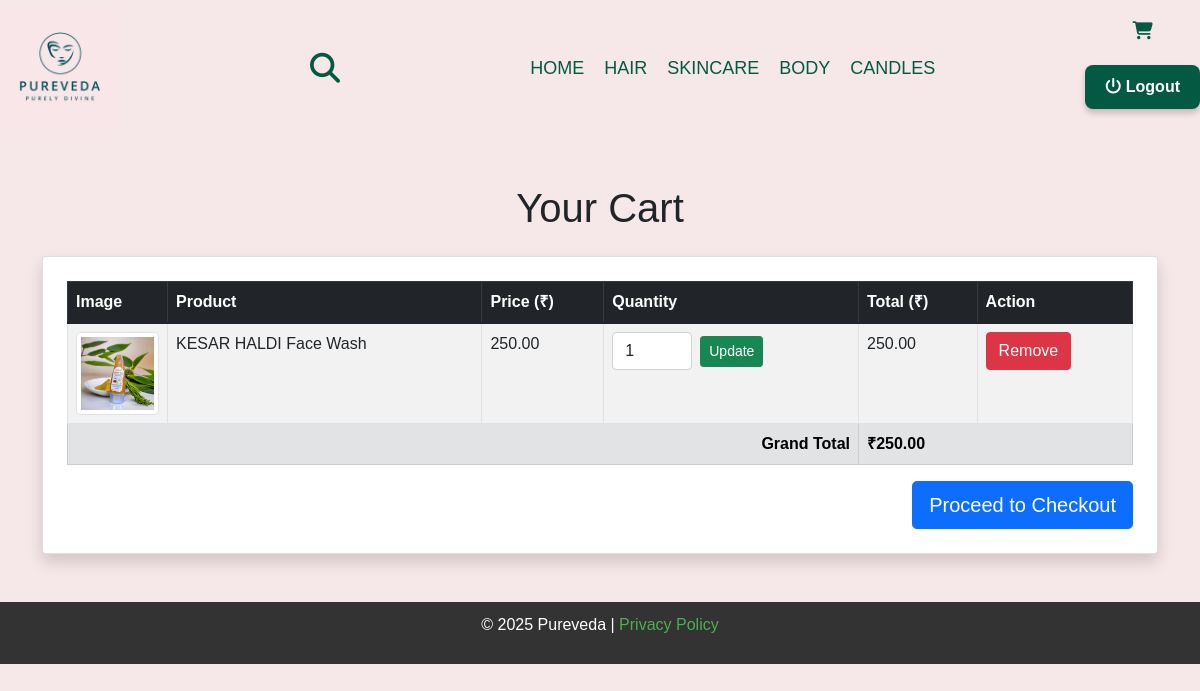
/cart.php (signed in), run on the app's committed database.
### tables this page shows
CREATE TABLE `cart` (
  `cart_id` int(11) NOT NULL,
  `user_id` int(11) NOT NULL,
  `product_id` int(11) NOT NULL,
  `quantity` int(11) NOT NULL
);

CREATE TABLE `products` (
  `product_id` int(11) NOT NULL,
  `name` varchar(255) NOT NULL,
  `description` text NOT NULL,
  `price` decimal(10,2) NOT NULL,
  `image` varchar(255) NOT NULL,
  `stock` int(11) NOT NULL,
  `category_id` int(11) NOT NULL
);

### cart.php (the view, shortened to what this page needs)
<?php
include('config.php');
$user_id = $_SESSION['user_id'];
$query = "SELECT  cart_id AS cart_id, p.name, p.image, p.price, c.quantity
          FROM cart c
          INNER JOIN products p ON c.product_id = p.product_id
          WHERE c.user_id = ?";
$stmt = $conn->prepare($query);
$stmt->bind_param("i", $user_id);
if (!$stmt->execute()) {
    die("Error executing query: " . $stmt->error);
}
$result = $stmt->get_result();
?>
<!DOCTYPE html>
<html lang="en">
<head>
    <link href="https://cdn.jsdelivr.net/npm/bootstrap@5.1.3/dist/css/bootstrap.min.css" rel="stylesheet">
    <link rel="stylesheet" href="https://cdnjs.cloudflare.com/ajax/libs/font-awesome/6.7.2/css/all.min.css" />
    <link rel="stylesheet" href="public/css/custom.css">
</head>
<body>
<?php include('components/header.php'); ?>
<div class="container my-5">
    <h1 class="text-center mb-4">Your Cart</h1>
    <?php if ($result->num_rows > 0): ?>
        <div class="card shadow p-4">
            <div class="table-responsive">
                <table class="table table-striped table-bordered">
                    <thead class="table-dark">
                        <tr>
                            <th>Image</th>
                            <th>Product</th>
                            <th>Price (₹)</th>
                            <th>Quantity</th>
                            <th>Total (₹)</th>
                            <th>Action</th>
                        </tr>
                    </thead>
                    <tbody>
                    <?php
                    $grand_total = 0;
                    while ($row = $result->fetch_assoc()):
                        $product_image = htmlspecialchars($row['image']);
                        $product_name = htmlspecialchars($row['name']);
                        $price = is_numeric($row['price']) ? $row['price'] : 0;
                        $quantity = is_numeric($row['quantity']) ? $row['quantity'] : 0;
                        $total = $price * $quantity;
                        $grand_total += $total;
                    ?>
                        <tr>
                            <td style="width:100px;"><img src="<?= $product_image ?>" class="img-thumbnail small-image" alt="Product Image"></td>
                            <td><?= $product_name; ?></td>
                            <td><?= number_format($price, 2); ?></td>
                            <td>
                                <form action="update_cart.php" method="POST" class="d-flex align-items-center">
                                    <input type="number" name="quantity" class="form-control me-2" value="<?= $quantity; ?>" min="1" required style="width: 80px;">
                                    <button type="submit" class="btn btn-success btn-sm">Update</button>
                                </form>
                            </td>
                            <td><?= number_format($total, 2); ?></td>
                            <td>
                                <form action="delete_from_cart.php" method="POST">
                                    <button type="submit" class="btn btn-danger">Remove</button>
                                </form>
                            </td>
                        </tr>
                    <?php endwhile; ?>
                    <tr class="table-secondary">
                        <td colspan="4" class="text-end"><strong>Grand Total</strong></td>
                        <td colspan="2" class="text-start"><strong>₹<?= number_format($grand_total, 2); ?></strong></td>
                    </tr>
                    </tbody>
                </table>
            </div>
            <div class="text-end">
                <a href="checkout.php" class="btn btn-primary btn-lg">Proceed to Checkout</a>
            </div>
        </div>
    <?php endif; ?>
</div>
<?php include('components/footer.php'); ?>
</body>
</html>

### public/css/custom.css (style rules this page uses)
body { margin: 0%; padding: 0%; font-family: Arial, sans-serif; background-color: #f6e7e8; }

### data on the page
cart: product.image (picture), product.name "KESAR HALDI Face Wash", product.price "250.00", quantity "1"

### other printed values
$grand_total "250.00"
